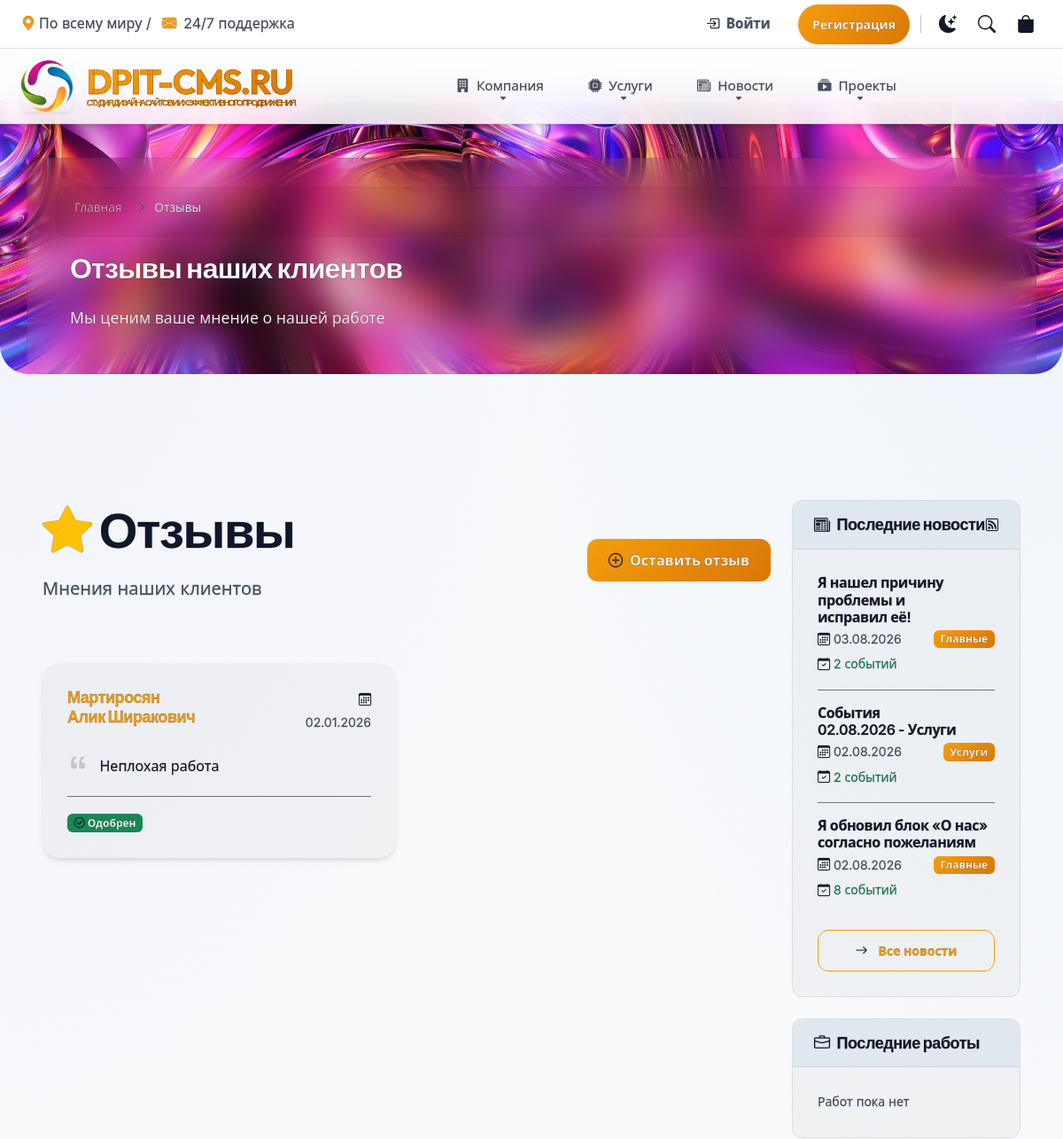
The page /reviews/ (upper part) on the database as committed earlier.
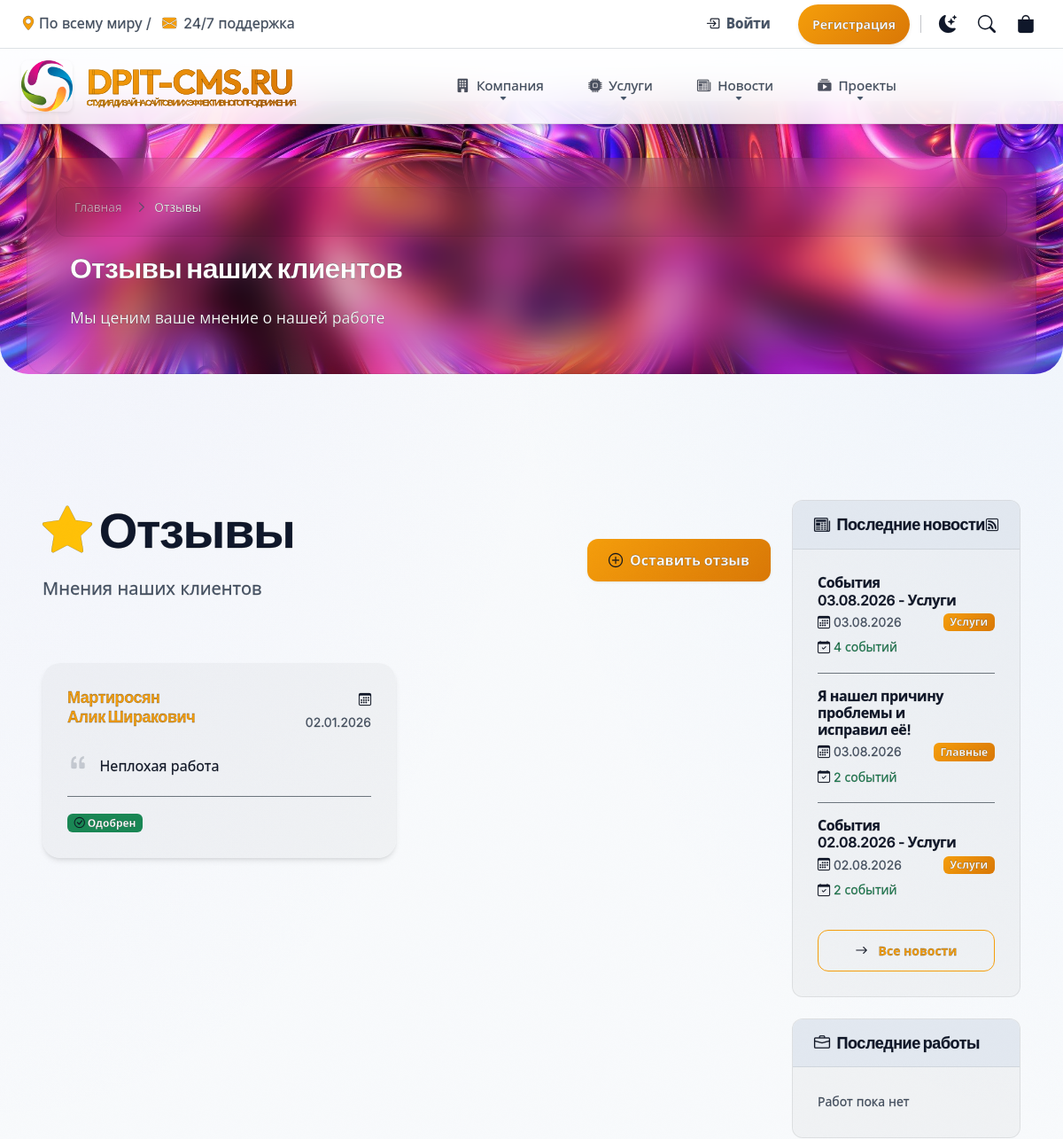
The same page on the database as committed later.
### reviews/models.py (models this page shows, shortened)
class Review(TimestampModel):
    STATUS_CHOICES = (
        ("pending", "На модерации"),
        ("approved", "Одобрено"),
        ("rejected", "Отклонено"),
    )
    full_name = models.CharField(max_length=200, verbose_name="ФИО")
    phone = models.CharField(max_length=20, verbose_name="Телефон")
    email = models.EmailField(verbose_name="Email")
    content = models.TextField(verbose_name="Текст отзыва")
    status = models.CharField(
        max_length=10, choices=STATUS_CHOICES, default="pending", verbose_name="Статус"
    )
    class Meta:
        verbose_name = "Отзыв"
        verbose_name_plural = "Отзывы"
        ordering = ["-created_at"]

### news/models.py (models this page shows, shortened)
class News(ActiveModel, SEOModel, TimestampModel):
    title = models.CharField(max_length=200, verbose_name="Заголовок")
    slug = models.SlugField(unique=True, verbose_name="URL")
    category = models.ForeignKey(
        NewsCategory, on_delete=models.CASCADE, verbose_name="Категория"
    )
    news_date = models.DateField(
        default=timezone.now,
        verbose_name="Дата новости",
        help_text="Дата, к которой относятся события (год, месяц, день)"
    )
    image = models.ImageField(
        upload_to=RenameUploadTo("news/images/"),
        verbose_name="Изображение",
        blank=True,
        null=True
    )
    content = HTMLField(verbose_name="Контент", default="<p>Контент сайта</p>")
    views = models.IntegerField(default=0, verbose_name="Просмотры")
    class Meta:
        verbose_name = "Новость"
        verbose_name_plural = "Новости"
        ordering = ["-news_date", "-created_at"]
        unique_together = [['category', 'news_date']]

class NewsCategory(ActiveModel, SEOModel, HeaderModel):
    name = models.CharField(max_length=100, verbose_name="Название")
    slug = models.SlugField(unique=True, verbose_name="URL")
    logo = models.ImageField(upload_to=RenameUploadTo("news/categories/"), verbose_name="Логотип")
    description = models.TextField(verbose_name="Описание")
    content = HTMLField(verbose_name="Описание на странице", default="<p>Описание</p>")
    order = models.IntegerField(default=0, verbose_name="Порядок")
    class Meta:
        verbose_name = "Категория новостей"
        verbose_name_plural = "Категории новостей"
        ordering = ["order", "name"]

### reviews/views.py (the view)
# urls.py: path("", views.reviews_list, name="list"),
def reviews_list(request):
    reviews = Review.objects.filter(status="approved").order_by("-created_at")
    return render(request, "reviews/list.html", {"reviews": reviews})

### cart/cart.py (called while the page is built, shortened)
    def __iter__(self):
        service_ids = [int(v['item_id']) for k, v in self.cart.items() if v.get('item_type') == 'service']
        portfolio_ids = [int(v['item_id']) for k, v in self.cart.items() if v.get('item_type') == 'portfolio']
        services = Service.objects.filter(id__in=service_ids)
        portfolios = Portfolio.objects.filter(id__in=portfolio_ids)
        service_dict = {s.id: s for s in services}
        portfolio_dict = {p.id: p for p in portfolios}
        import copy
        cart = copy.deepcopy(self.cart)

    def get_items(self):
        if not hasattr(self, '_items_cache'):
            self._items_cache = list(self.__iter__())
        return self._items_cache

    def __len__(self):
        return sum(item['quantity'] for item in self.get_items())

### cart/context_processors.py (called while the page is built)
def cart(request):
    return {'cart': Cart(request)}

### mysite/context_processors.py (called while the page is built)
def season_theme(request):
    month = datetime.datetime.now().month
    if month in (12, 1, 2):
        season = "winter"
    elif month in (3, 4, 5):
        season = "spring"
    elif month in (6, 7, 8):
        season = "summer"
    else:
        season = "autumn"
    return {"current_season": season}

### reviews/templates/reviews/list.html (shortened to what this page needs)
{% extends 'base.html' %}
{% load static %}
{% block content %}
<div class="row">
    <div class="col-12">
        <div class="d-flex justify-content-between align-items-center mb-5 animate-left">
            <div>
                <h1 class="display-4 fw-bold text-white mb-3">
                    <i class="bi bi-star-fill text-warning"></i> Отзывы
                </h1>
                <p class="lead text-muted">Мнения наших клиентов</p>
            </div>
            <a href="{% url 'reviews:create' %}" class="btn btn-primary shine-effect">
                <i class="bi bi-plus-circle"></i> Оставить отзыв
            </a>
        </div>
        <div class="row g-4">
            {% for review in reviews %}
            <div class="col-md-6">
                <div class="card glass-card-premium border-0 h-100">
                    <div class="card-body">
                        <div class="d-flex justify-content-between align-items-start mb-3">
                            <div>
                                <h5 class="card-title mb-1 text-primary">{{ review.full_name }}</h5>
                            </div>
                            <div class="text-end">
                                <small class="text-muted"><i class="bi bi-calendar3"></i> {{ review.created_at|date:"d.m.Y" }}</small>
                            </div>
                        </div>
                        <div class="card-text mb-3 flex-grow-1">
                            <i class="bi bi-quote fs-4 text-muted opacity-25"></i>
                            <span class="ms-2">{{ review.content|linebreaksbr }}</span>
                        </div>
                        <div class="mt-auto border-top border-secondary pt-3">
                            {% if review.status == 'pending' %}
                                <span class="badge bg-warning text-dark"><i class="bi bi-clock"></i> На модерации</span>
                            {% elif review.status == 'approved' %}
                                <span class="badge bg-success"><i class="bi bi-check-circle"></i> Одобрен</span>
                            {% endif %}
                        </div>
                    </div>
                </div>
            </div>
            {% endfor %}
        </div>
    </div>
</div>
{% endblock %}

### templates/includes/sidebar/block_news.html
<div class="sidebar-card mb-4">
    <div class="sidebar-header d-flex justify-content-between align-items-center">
        <h5 class="mb-0 text-white"><i class="bi bi-newspaper me-2"></i>Последние новости</h5>
        <a href="{% url 'news:feed' %}" class="text-muted small" title="RSS лента">
            <i class="bi bi-rss"></i>
        </a>
    </div>
    <div class="card-body">
        {% for latest in latest_news %}
        <div class="mb-3 pb-3 {% if not forloop.last %}border-bottom border-secondary{% endif %}">
            <h6 class="fw-semibold mb-1">
                <a href="{% url 'news:detail' latest.slug %}" class="text-white text-decoration-none hover-primary">
                    {{ latest.title|truncatewords:10 }}
                </a>
            </h6>
            <div class="d-flex justify-content-between align-items-center">
                <small class="text-muted">
                    <i class="bi bi-calendar3 me-1"></i>{{ latest.news_date|date:"d.m.Y" }}
                </small>
                <span class="badge badge-category-name bg-primary">
                    {{ latest.category.name }}
                </span>
            </div>
            {% if latest.events.count > 0 %}
            <div class="mt-1">
                <small class="text-success">
                    <i class="bi bi-calendar-check me-1"></i>{{ latest.events.count }} событий
                </small>
            </div>
            {% endif %}
        </div>
        {% empty %}
        <p class="text-muted mb-0 small">Новости пока не опубликованы</p>
        {% endfor %}
        {% if latest_news %}
        <div class="text-center mt-2">
            <a href="{% url 'news:list' %}" class="btn btn-sm btn-outline-primary w-100">
                <i class="bi bi-arrow-right me-1"></i>Все новости
            </a>
        </div>
        {% endif %}
    </div>
</div>

Rows that differ between the two databases and show on the page:
no longer on this page (row unchanged): News: title "Я обновил блок «О нас» согласно пожеланиям", news_date "02.08.2026", category.name "Главные", events.count "8"
added News: title "События 03.08.2026 - Услуги", news_date "03.08.2026", category.name "Услуги", events.count "4"
